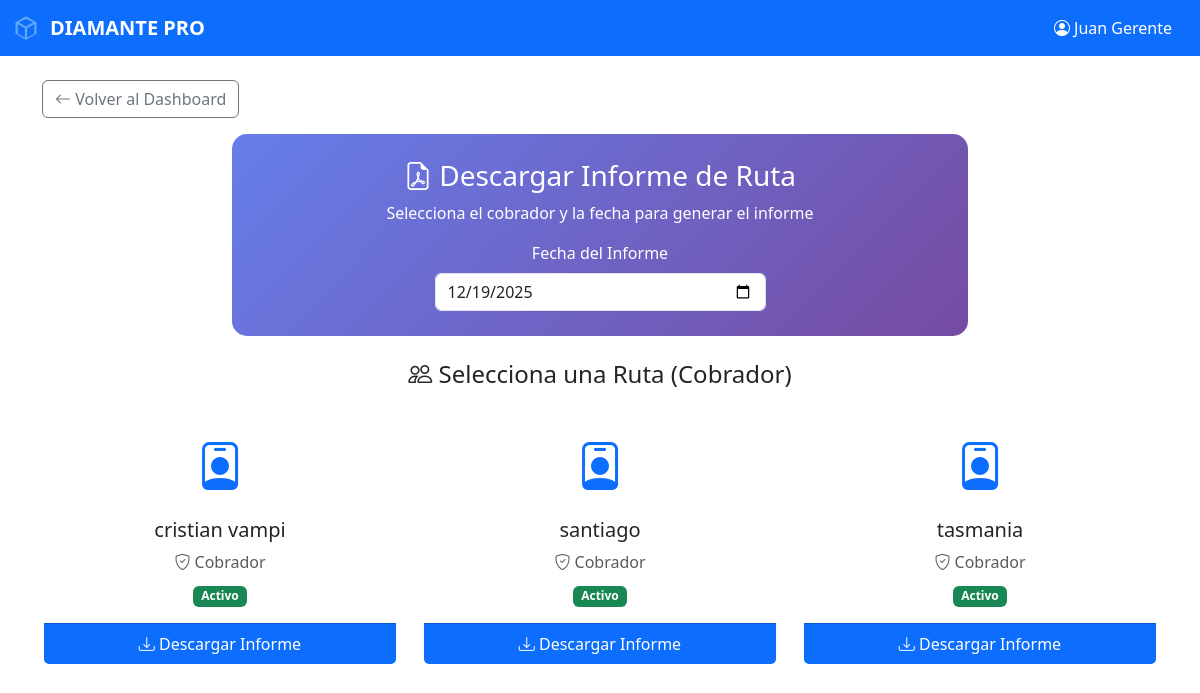
/reporte/seleccionar-cobrador (signed in), run on the app's committed database.
### app/models.py (models this page shows)
class Usuario(db.Model):
    __tablename__ = 'usuarios'
    id = db.Column(db.Integer, primary_key=True)
    nombre = db.Column(db.String(100), nullable=False)
    usuario = db.Column(db.String(50), unique=True, nullable=False)
    password = db.Column(db.String(200), nullable=False)
    rol = db.Column(db.String(20), nullable=False) # 'dueno', 'secretaria', 'supervisor', 'cobrador'
    activo = db.Column(db.Boolean, default=True)
    fecha_creacion = db.Column(db.DateTime, default=datetime.utcnow)

### app/routes.py (the view)
    @app.route('/reporte/seleccionar-cobrador')
    def reporte_seleccionar_cobrador():
        if 'usuario_id' not in session:
            return redirect(url_for('home'))
        if session.get('rol') not in ['secretaria', 'gerente', 'supervisor', 'dueno']:
            return redirect(url_for('dashboard'))
        cobradores = Usuario.query.filter(Usuario.rol.in_(['cobrador', 'supervisor'])).all()
        return render_template('reporte_seleccionar_cobrador.html',
                             cobradores=cobradores,
                             nombre=session.get('nombre'),
                             rol=session.get('rol'))

### app/templates/reporte_seleccionar_cobrador.html (shortened to what this page needs)
<!DOCTYPE html>
<html>
<head>
    <link href="https://cdn.jsdelivr.net/npm/bootstrap@5.3.0/dist/css/bootstrap.min.css" rel="stylesheet">
    <link rel="stylesheet" href="https://cdn.jsdelivr.net/npm/bootstrap-icons@1.11.0/font/bootstrap-icons.css">
</head>
<body>
    <nav class="navbar navbar-expand-lg navbar-dark bg-primary">
        <div class="container-fluid">
            <a class="navbar-brand" href="/dashboard" style="display: inline-flex; align-items: center; gap: 10px; font-weight: 600;">
                <svg style="width: 28px; height: 28px; fill: #60a5fa;" viewBox="0 0 24 24">
                    <path d="M12 2L3 7v10l9 5 9-5V7l-9-5zm0 2.18L18.18 7 12 10.82 5.82 7 12 4.18zM5 8.82l6 3.5v7.86l-6-3.33V8.82zm8 11.36v-7.86l6-3.5v8.03l-6 3.33z"/>
                </svg>
                <span>DIAMANTE PRO</span>
            </a>
            <div class="d-flex align-items-center">
                <span class="text-white me-3">
                    <i class="bi bi-person-circle"></i> {{ nombre }}
                </span>
            </div>
        </div>
    </nav>
    <div class="container mt-4">
        <div class="row mb-3">
            <div class="col">
                <a href="/dashboard" class="btn btn-outline-secondary">
                    <i class="bi bi-arrow-left"></i> Volver al Dashboard
                </a>
            </div>
        </div>
        <div class="row mb-4">
            <div class="col-md-8 offset-md-2">
                <div class="fecha-selector text-center">
                    <h3><i class="bi bi-file-earmark-pdf"></i> Descargar Informe de Ruta</h3>
                    <p class="mb-3">Selecciona el cobrador y la fecha para generar el informe</p>
                    <div class="row">
                        <div class="col-md-6 offset-md-3">
                            <label class="form-label">Fecha del Informe</label>
                            <input type="date" id="fechaInforme" class="form-control" value="{{ fecha_hoy or '' }}">
                        </div>
                    </div>
                </div>
            </div>
        </div>
        <h4 class="mb-4 text-center">
            <i class="bi bi-people"></i> Selecciona una Ruta (Cobrador)
        </h4>
        <div class="row">
            {% if cobradores %}
                {% for cobrador in cobradores %}
                <div class="col-md-4 mb-4">
                    <div class="card cobrador-card h-100" onclick="descargarInforme({{ cobrador.id }}, '{{ cobrador.nombre }}')">
                        <div class="card-body text-center">
                            <div class="mb-3">
                                <i class="bi bi-person-badge" style="font-size: 3rem; color: #0d6efd;"></i>
                            </div>
                            <h5 class="card-title">{{ cobrador.nombre }}</h5>
                            <p class="text-muted mb-2">
                                <i class="bi bi-shield-check"></i> {{ cobrador.rol|capitalize }}
                            </p>
                            <span class="badge bg-success">Activo</span>
                        </div>
                        <div class="card-footer bg-primary text-white text-center">
                            <i class="bi bi-download"></i> Descargar Informe
                        </div>
                    </div>
                </div>
                {% endfor %}
            {% endif %}
        </div>
    </div>
</body>
</html>

### app/templates/reporte_seleccionar_cobrador.html (style rules this page uses)
.cobrador-card { transition: all 0.3s; cursor: pointer; border: 2px solid transparent; }
.fecha-selector { background: linear-gradient(135deg, #667eea 0%, #764ba2 100%); color: white; padding: 25px; border-radius: 15px; }

### data on the page
Usuario: nombre "cristian vampi", rol "Cobrador"
Usuario: nombre "santiago", rol "Cobrador"
Usuario: nombre "tasmania", rol "Cobrador"

### other printed values
{{ nombre }} "Juan Gerente"
